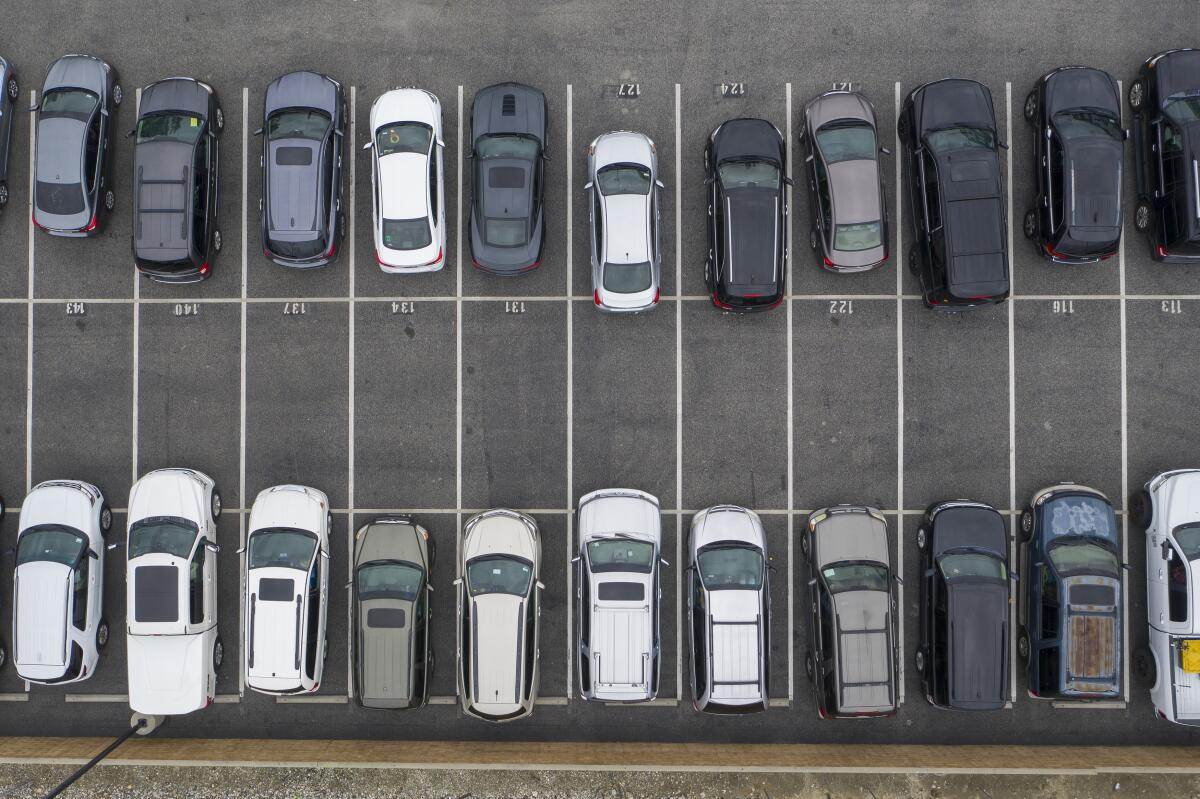
#> input picture 1.jpg, 1200 x 799 px
$ jupyter execute Praktikum3.ipynb   (shell and % lines are left out)
#> lines starting #> are read from the running program, lines starting #| are printed output that depends on the picture; after the words box and inside, x2 and y2 are one past the last pixel; in counts of white or black regions, pixels touching at a corner belong together
### Deteksi Garis Tepi

[cell 1]
import cv2  # Mengimpor library OpenCV untuk pengolahan gambar dan video
import numpy as np  # Mengimpor library NumPy untuk manipulasi array
import matplotlib.pyplot as plt  # Mengimpor library Matplotlib untuk visualisasi
import skimage  # Mengimpor library scikit-image untuk pemrosesan citra

[cell 2]
image = cv2.imread('1.jpg')  # Membaca gambar '1.jpg' dan menyimpannya ke dalam variabel image menggunakan OpenCV
#> image is the input picture: shape (799, 1200, 3); mean B, G, R 104.3, 103.1, 103

cv2.imshow("Gambar Parkir", image)  # Menampilkan gambar dalam jendela dengan judul "Gambar Parkir"
cv2.waitKey(0)  # Menunggu tombol keyboard ditekan tanpa batasan waktu (0)
cv2.destroyAllWindows()  # Menutup semua jendela OpenCV setelah pengguna menekan tombol keyboard

[cell 3]
gray = cv2.cvtColor(image, cv2.COLOR_BGR2GRAY)  # Mengubah gambar menjadi citra grayscale menggunakan OpenCV
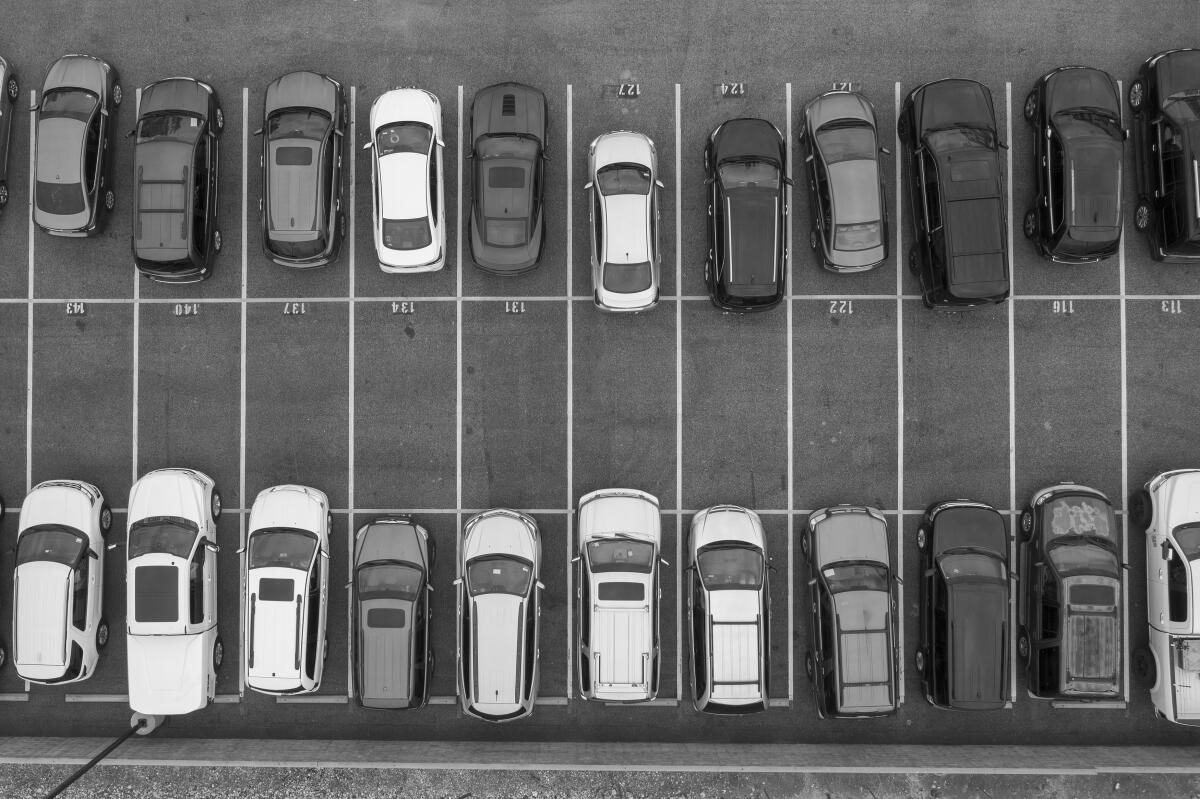
#> gray: shape (799, 1200); min 0, max 254, mean 103.2
edges = cv2.Canny(image, 100, 150)  # Mendeteksi tepi gambar menggunakan metode Canny dengan threshold 100 dan 150
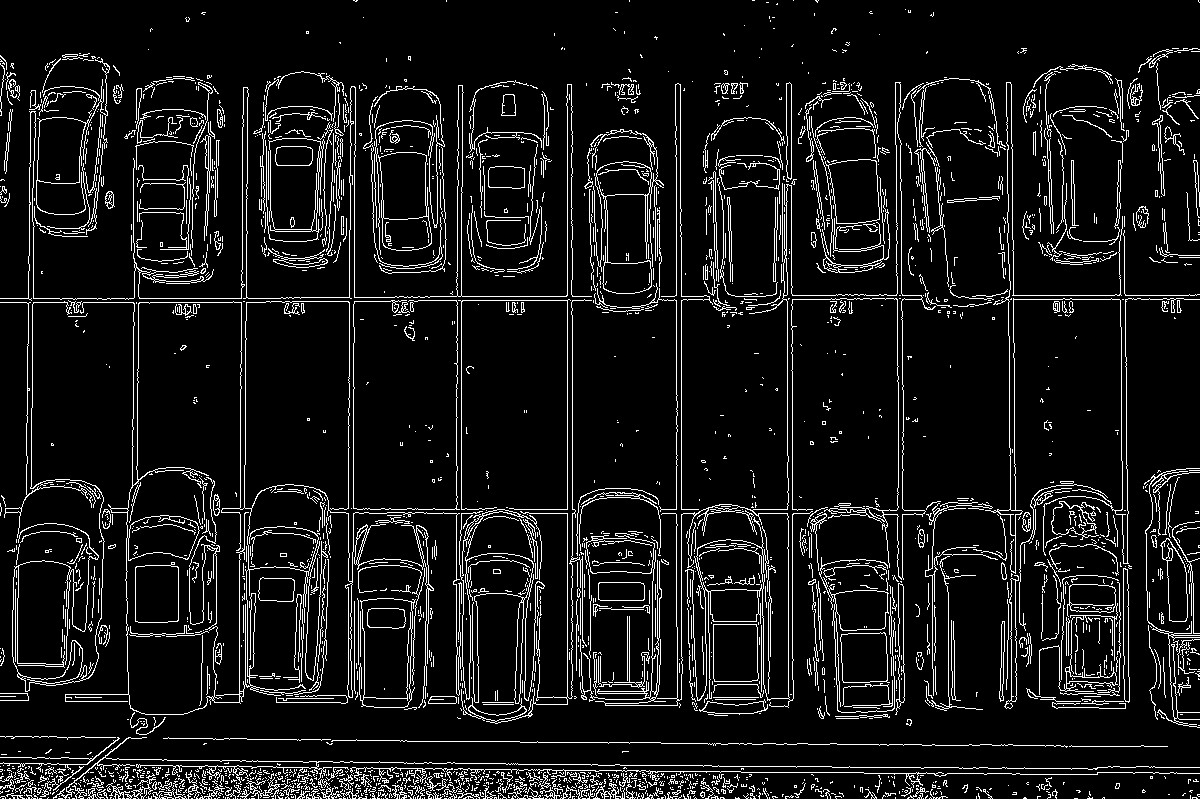
#> edges: shape (799, 1200); 8.6% white in thin lines or dots

[cell 4]
cv2.imshow("Gambar Parkir", edges)  # Menampilkan citra hasil deteksi tepi dalam jendela dengan judul "Gambar Parkir"
cv2.waitKey(0)  # Menunggu tombol keyboard ditekan tanpa batasan waktu (0)
cv2.destroyAllWindows()  # Menutup semua jendela OpenCV setelah pengguna menekan tombol keyboard

[cell 5]
fig, axs = plt.subplots(1, 2, figsize=(10, 10))  # Membuat subplot dengan 1 baris dan 2 kolom, dengan ukuran gambar 10x10 inci
ax = axs.ravel()  # Meratakan array dari objek sumbu (axes)

ax[0].imshow(gray, cmap="gray")  # Menampilkan gambar grayscale dalam subplot pertama
ax[0].set_title("Gambar Asli")  # Memberi judul subplot pertama

ax[1].imshow(edges, cmap="gray")  # Menampilkan gambar hasil deteksi tepi dalam subplot kedua
ax[1].set_title("Gambar Setelah diolah")  # Memberi judul subplot kedua

plt.show()  # Menampilkan plot Matplotlib yang sudah dibuat
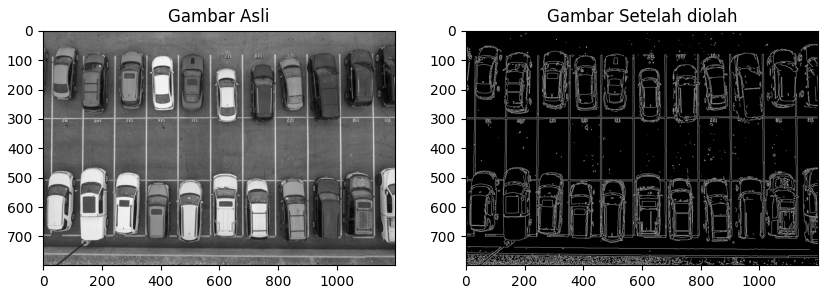
#> figure drawn by matplotlib, 2 panels

[cell 6]
lines = cv2.HoughLinesP(edges, 1, np.pi/180, 30, maxLineGap=20)  # Mendeteksi garis-garis menggunakan transformasi Hough probabilistik pada citra tepi
#> lines = 2559 rows, first 6: [567, 704, 567, 84], [1152, 767, 1199, 767], [0, 298, 300, 298], [0, 302, 291, 302], [676, 626, 676, 126], [681, 699, 681, 209]
image_line = image.copy()  # Membuat salinan gambar asli untuk digunakan dalam menampilkan garis-garis deteksi

[cell 7]
for line in lines:
    x1, y1, x2, y2 = line[0]  # Mendapatkan koordinat titik awal dan akhir garis dari setiap garis yang terdeteksi
    cv2.line(image_line, (x1, y1), (x2, y2), (100, 8, 255), 1)  # Menggambar garis pada gambar salinan dengan warna (100, 8, 255) dan ketebalan garis 1
#> this loop made 2559 passes
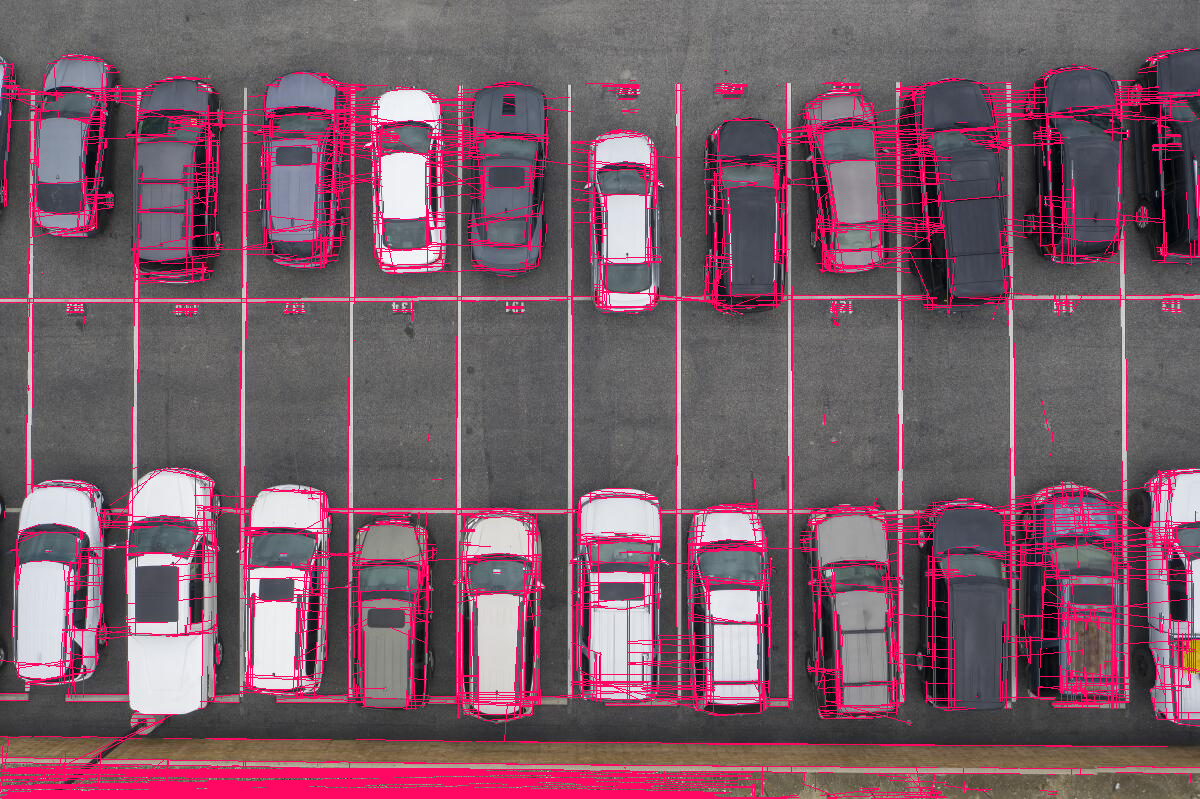
#> image_line: shape (799, 1200, 3); 12.6% of pixels changed, all inside (x1, y1, x2, y2) = (0, 34, 1200, 799)

[cell 8]
fig, axs = plt.subplots(1, 2, figsize=(10, 10))  # Membuat subplot dengan 1 baris dan 2 kolom, ukuran gambar 10x10 inci
ax = axs.ravel()  # Meratakan array dari objek sumbu (axes)

ax[0].imshow(gray, cmap="gray")  # Menampilkan gambar grayscale dalam subplot pertama
ax[0].set_title("Gambar Asli")  # Memberi judul subplot pertama

ax[1].imshow(image_line, cmap="gray")  # Menampilkan gambar hasil deteksi garis dalam subplot kedua
ax[1].set_title("Gambar setelah diolah")  # Memberi judul subplot kedua

plt.show()  # Menampilkan plot Matplotlib yang sudah dibuat
#> figure, not shown here; B, G, R data is drawn as R, G, B

[cell 9]
edges #`edges` merupakan representasi hasil dari deteksi tepi menggunakan algoritma Canny pada gambar asli. Nilai-nilai dalam array ini menunjukkan di mana tepi-tepi objek terdeteksi, dengan nilai 0 menunjukkan bagian non-tepi dan nilai 255 menunjukkan lokasi tepi yang terdeteksi.

[cell 10]
lines #Variabel `lines` berisi array dari koordinat titik awal dan akhir dari garis yang terdeteksi menggunakan transformasi Hough probabilistik. Setiap baris dalam array ini menunjukkan koordinat (x1, y1) sebagai titik awal garis dan (x2, y2) sebagai titik akhir garis. Misalnya, garis pertama memiliki koordinat (567, 704) sebagai titik awal dan (567, 84) sebagai titik akhirnya.
#> Out has the same summary as lines
